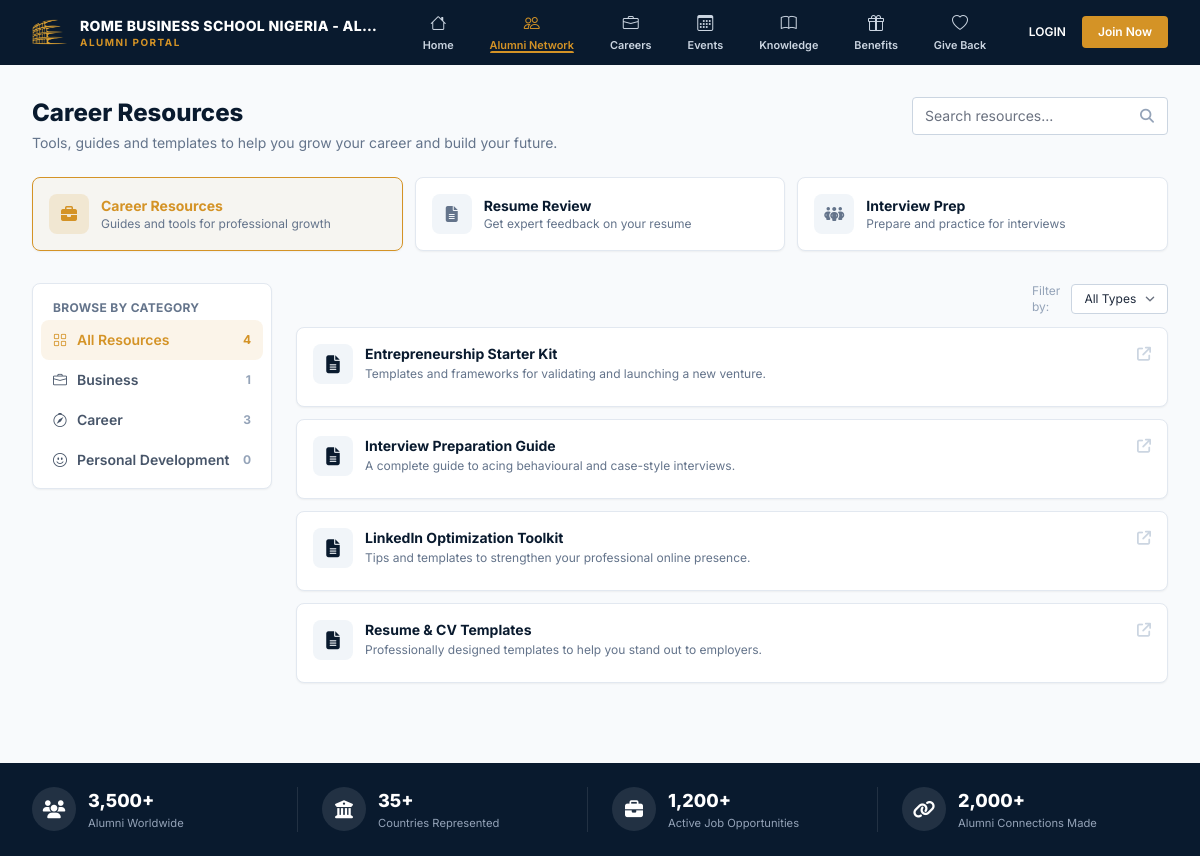
Page /resources on the committed database.
### tables this page shows
CREATE TABLE settings (
  setting_key VARCHAR(100) PRIMARY KEY,
  setting_value TEXT NULL
);

CREATE TABLE resources (
  id INT AUTO_INCREMENT PRIMARY KEY,
  title VARCHAR(200) NOT NULL,
  description VARCHAR(500) NULL,
  link VARCHAR(255) NULL,
  category VARCHAR(100) NULL,
  resource_type VARCHAR(50) NULL,
  read_time_minutes INT NULL,
  image VARCHAR(255) NULL,
  is_featured TINYINT(1) NOT NULL DEFAULT 0,
  difficulty ENUM('beginner','intermediate','advanced') NULL,
  created_at TIMESTAMP DEFAULT CURRENT_TIMESTAMP,
  updated_at TIMESTAMP DEFAULT CURRENT_TIMESTAMP ON UPDATE CURRENT_TIMESTAMP
);

### app/Views/resources/partials/resource_row.php (the view, shortened to what the rows shown need)
<div class="card p-4 relative">
  <a href="<?= e(url('resources/' . $res['id'])) ?>" class="absolute inset-0 z-0" aria-label="<?= e($res['title']) ?>"></a>
  <div class="flex items-start gap-3 pointer-events-none">
    <div class="w-10 h-10 rounded-lg bg-slate-100 text-primary-navy flex items-center justify-center text-lg flex-shrink-0"><i class="fa-solid <?= e(resource_type_icon($res['resource_type'])) ?>"></i></div>
    <div class="min-w-0 flex-1">
      <h4 class="text-sm font-bold text-primary-navy"><?= e($res['title']) ?></h4>
      <p class="text-xs text-slate-500 mt-0.5"><?= e($res['description']) ?></p>
    </div>
    <div class="flex items-center gap-3 flex-shrink-0 pointer-events-auto relative z-10">
      <a href="<?= e(url('resources/' . $res['id'])) ?>" class="text-sm text-slate-300 hover:text-gold" title="Open resource"><i class="fa-solid fa-arrow-up-right-from-square"></i></a>
    </div>
  </div>
</div>

### app/Views/resources/tabs/career.php (shortened to what the rows shown need)
<div class="flex flex-wrap items-start justify-between gap-4 mb-6">
  <div>
    <h1 class="text-2xl font-extrabold text-primary-navy">Career Resources</h1>
    <p class="text-sm text-slate-500 mt-1">Tools, guides and templates to help you grow your career and build your future.</p>
  </div>
  <div class="flex items-center gap-2 flex-shrink-0 w-full sm:w-auto">
    <form method="GET" action="<?= e(url('resources')) ?>" class="flex-1 sm:flex-initial">
      <div class="relative">
        <input type="text" name="q" value="<?= e($filters['q'] ?? '') ?>" placeholder="Search resources..." class="form-input !pr-9 w-full sm:w-64">
        <button type="submit" class="absolute right-3.5 top-1/2 -translate-y-1/2 text-slate-400 text-sm"><i class="fa-solid fa-magnifying-glass"></i></button>
      </div>
    </form>
  </div>
</div>
<?php require __DIR__ . '/../partials/tab_switcher.php'; ?>
<div class="grid grid-cols-1 lg:grid-cols-[240px_1fr] gap-6 items-start">
  <aside class="card p-2 lg:sticky lg:top-[calc(var(--header-height)+1rem)] lg:self-start">
    <h3 class="text-xs font-bold text-slate-500 uppercase tracking-wide px-3 pt-2 pb-1">Browse by Category</h3>
    <a href="<?= e(url('resources?tab=career') . '#resource-list') ?>" class="flex items-center justify-between gap-2 px-3 py-2.5 rounded-lg text-sm font-semibold <?= empty($filters['category']) ? 'bg-gold/10 text-gold' : 'text-slate-600 hover:bg-slate-50' ?>">
      <span class="flex items-center gap-2.5"><i class="bi bi-grid"></i> All Resources</span>
      <span class="text-xs font-bold <?= empty($filters['category']) ? 'text-gold' : 'text-slate-400' ?>"><?= (int) $totalCount ?></span>
    </a>
    <?php foreach (\App\Models\Resource::CAREER_CATEGORIES as $cat): $active = ($filters['category'] ?? '') === $cat; ?>
      <a href="<?= e(url('resources') . '?' . http_build_query(['tab' => 'career', 'category' => $cat]) . '#resource-list') ?>" class="flex items-center justify-between gap-2 px-3 py-2.5 rounded-lg text-sm font-semibold <?= $active ? 'bg-gold/10 text-gold' : 'text-slate-600 hover:bg-slate-50' ?>">
        <span class="flex items-center gap-2.5"><i class="bi <?= e(resource_category_icon($cat)) ?>"></i> <?= e($cat) ?></span>
        <span class="text-xs font-bold <?= $active ? 'text-gold' : 'text-slate-400' ?>"><?= (int) ($categoryCounts[$cat] ?? 0) ?></span>
      </a>
    <?php endforeach; ?>
  </aside>
  <div id="resource-list" class="scroll-mt-24">
    <div id="type-filter" class="flex items-center justify-end mb-3 scroll-mt-20">
      <form method="GET" action="<?= e(url('resources')) ?>" class="flex items-center gap-2">
        <label class="text-xs text-slate-400">Filter by:</label>
        <select name="type" onchange="this.form.submit()" class="form-input !py-1.5 text-xs">
          <option value="">All Types</option>
        </select>
      </form>
    </div>
    <div class="space-y-3">
      <?php foreach ($resources as $res): ?>
        <?php require __DIR__ . '/../partials/resource_row.php'; ?>
      <?php endforeach; ?>
    </div>
  </div>
</div>

### app/Core/Router.php (shortened to what the rows shown need)
<?php
class Router
{
    private array $routes = [];
    private function normalize(string $path): string
    {
        $path = rtrim($path, '/');
        return $path === '' ? '/' : $path;
    }
    private function add(string $method, string $path, string $handler): void
    {
        $path = $this->normalize($path);
        preg_match_all('#\{([a-zA-Z_]+)\}#', $path, $paramNames);
        $regex = preg_replace('#\{[a-zA-Z_]+\}#', '([^/]+)', $path);
        $regex = '#^' . $regex . '$#';
        $this->routes[] = [
            'method' => $method,
            'regex' => $regex,
            'handler' => $handler,
            'params' => $paramNames[1],
        ];
    }
    public function dispatch(string $method, string $uri): void
    {
        $uri = $this->normalize($uri);
        foreach ($this->routes as $route) {
            if ($route['method'] !== $method) {
                continue;
            }
            if (preg_match($route['regex'], $uri, $matches)) {
                array_shift($matches);
                $args = array_combine($route['params'], array_map('urldecode', $matches));
                [$controllerName, $action] = explode('@', $route['handler']);
                $controller = new $class();
                call_user_func_array([$controller, $action], $args);
                return;
            }
        }
    }
}

### app/Views/layouts/main.php (shortened to what the rows shown need)
<?php
$activeNav = $activeNav ?? '';
$authUser = Auth::user();
$footerSettings = Setting::all();
$unreadNotificationCount = $authUser ? Notification::unreadCount((int) $authUser['id']) : 0;
$networkFamily = ['directory', 'connections', 'feed', 'messages', 'mentorship', 'businesses', 'cohorts', 'map', 'spotlight', 'news', 'resources'];
$isNetworkActive = in_array($activeNav, $networkFamily, true);
$isCareersActive = $activeNav === 'jobs';
$cohortBadge = null;
?>
<!DOCTYPE html>
<html lang="en">
<head>
  <link rel="stylesheet" href="https://cdnjs.cloudflare.com/ajax/libs/font-awesome/6.4.0/css/all.min.css">
  <link rel="stylesheet" href="https://cdn.jsdelivr.net/npm/bootstrap-icons@1.11.3/font/bootstrap-icons.min.css">
  <link rel="stylesheet" href="<?= e(versioned_asset('css/app.css')) ?>">
</head>
<body class="pb-16 lg:pb-0 flex flex-col min-h-screen">
  <header class="bg-[var(--header-bg)] border-b border-black/5 sticky top-0 z-50">
    <div class="max-w-[1400px] mx-auto px-4 md:px-8">
      <div class="flex items-center justify-between h-[var(--header-height)] gap-4">
        <a href="<?= e(url('/')) ?>" class="flex items-center gap-3 flex-shrink-0 min-w-0">
          <img src="<?= e(Setting::get('site_logo', asset('uploads/branding/rbs-logo.png'))) ?>" alt="<?= e(Setting::get('site_name', 'Rome Business School Nigeria')) ?> Logo" class="w-9 h-9 object-contain flex-shrink-0">
          <div class="leading-tight min-w-0">
            <div class="text-[var(--header-text)] font-extrabold text-[0.65rem] lg:text-sm tracking-wide uppercase lg:truncate max-w-[130px] lg:max-w-[300px]"><?= e(Setting::get('site_name', 'Rome Business School Nigeria')) ?></div>
            <div class="text-gold text-[0.6rem] lg:text-[0.62rem] font-bold tracking-[0.15em] uppercase">Alumni Portal</div>
          </div>
        </a>
        <nav class="hidden lg:flex items-stretch gap-1 flex-1 justify-center">
          <a href="<?= e(url('/')) ?>" class="top-pill h-full <?= $activeNav === 'home' ? 'active' : '' ?>">
            <i class="bi bi-house"></i><span>Home</span>
          </a>
          <?php if (\App\Models\PageVisibility::shouldShowInNav('directory', $authUser) && !\App\Core\Auth::isRecruiter()): ?>
          <div class="relative group h-full" data-mega-group>
            <button class="top-pill h-full <?= $isNetworkActive ? 'active' : '' ?>">
              <i class="bi bi-people"></i><span>Alumni Network</span>
            </button>
          </div>
          <?php endif; ?>
          <?php if (\App\Models\PageVisibility::shouldShowInNav('jobs', $authUser)): ?>
          <div class="relative group h-full" data-mega-group>
            <button class="top-pill h-full <?= $isCareersActive ? 'active' : '' ?>">
              <i class="bi bi-briefcase"></i><span>Careers</span>
            </button>
          </div>
          <?php endif; ?>
          <?php if (\App\Models\PageVisibility::shouldShowInNav('events', $authUser)): ?>
          <div class="relative group h-full" data-mega-group>
            <button class="top-pill h-full <?= $activeNav === 'events' ? 'active' : '' ?>">
              <i class="bi bi-calendar3"></i><span>Events</span>
            </button>
          </div>
          <?php endif; ?>
          <?php if (\App\Models\PageVisibility::shouldShowInNav('knowledge', $authUser)): ?>
          <div class="relative group h-full" data-mega-group>
            <button class="top-pill h-full <?= $activeNav === 'knowledge' ? 'active' : '' ?>">
              <i class="bi bi-book"></i><span>Knowledge</span>
            </button>
          </div>
          <?php endif; ?>
          <?php if (\App\Models\PageVisibility::shouldShowInNav('benefits', $authUser)): ?>
          <div class="relative group h-full" data-mega-group>
            <button class="top-pill h-full <?= $activeNav === 'benefits' ? 'active' : '' ?>">
              <i class="bi bi-gift"></i><span>Benefits</span>
            </button>
          </div>
          <?php endif; ?>
          <?php if (\App\Models\PageVisibility::shouldShowInNav('give', $authUser)): ?>
            <div class="relative h-full">
              <a href="<?= e(url('give')) ?>" class="top-pill h-full hover:!text-gold hover:!bg-white/10 <?= $activeNav === 'give' ? 'active' : '' ?>">
                <i class="bi bi-heart"></i><span>Give Back</span>
              </a>
            </div>
          <?php endif; ?>
        </nav>
        <div class="flex items-center gap-4 flex-shrink-0">
          <?php if ($authUser): ?>
            <a href="<?= e(url('notifications')) ?>" class="relative text-[var(--header-text)] hover:text-gold" id="notification-bell">
              <i class="fa-regular fa-bell text-lg"></i>
              <span id="notification-badge" class="absolute -top-1.5 -right-2 bg-gold text-white text-[0.6rem] font-bold w-4 h-4 rounded-full flex items-center justify-center <?= $unreadNotificationCount > 0 ? '' : 'hidden' ?>"><?= min(9, $unreadNotificationCount) ?><?= $unreadNotificationCount > 9 ? '+' : '' ?></span>
            </a>
            <div class="relative group">
              <button class="flex items-center gap-2.5">
                <?= avatar_html($authUser, 'w-9 h-9 border-2 border-[var(--header-text)]') ?>
                <span class="hidden md:block text-left leading-tight">
                  <span class="block text-[var(--header-text)] text-xs font-bold truncate max-w-[110px]"><?= e($authUser['name']) ?></span>
                  <?php if ($cohortBadge): ?><span class="block text-gold text-[0.65rem] font-semibold"><?= e($cohortBadge) ?></span><?php endif; ?>
                </span>
                <i class="fa-solid fa-angle-down text-[0.65rem] text-[var(--header-text)] opacity-60"></i>
              </button>
              <div class="absolute right-0 top-full pt-2 hidden group-hover:block z-40">
                <div class="bg-white min-w-[180px] shadow-lg rounded-md border border-slate-200 py-2">
                  <div class="px-4 py-1.5 text-xs font-semibold text-primary-navy truncate"><?= e($authUser['name']) ?></div>
                  <a href="<?= e(url('profile/edit')) ?>" class="block px-4 py-2 text-xs text-slate-700 hover:bg-slate-50 hover:text-gold">Edit Profile</a>
                  <?php if ($authUser['role'] === 'admin'): ?>
                    <a href="<?= e(url('admin/dashboard')) ?>" class="block px-4 py-2 text-xs text-slate-700 hover:bg-slate-50 hover:text-gold">Admin Panel</a>
                  <?php endif; ?>
                  <?php if (in_array($authUser['role'], ['admin', 'editor'], true)): ?>
                    <a href="<?= e(url('admin/register-alumni')) ?>" class="block px-4 py-2 text-xs text-slate-700 hover:bg-slate-50 hover:text-gold">Register Alumni</a>
                  <?php endif; ?>
                  <form method="POST" action="<?= e(url('logout')) ?>">
                    <?= csrf_field() ?>
                    <button type="submit" class="w-full text-left px-4 py-2 text-xs text-slate-700 hover:bg-slate-50 hover:text-gold">Logout</button>
                  </form>
                </div>
              </div>
            </div>
          <?php else: ?>
            <a href="<?= e(url('login')) ?>" class="text-xs font-semibold text-[var(--header-text)] hover:text-gold uppercase hidden sm:inline">Login</a>
            <a href="<?= e(url('register')) ?>" class="btn-gold !px-4 !py-2 text-xs hidden sm:inline-block">Join Now</a>
          <?php endif; ?>
        </div>
      </div>
    </div>
  </header>
  <main class="flex-1">
    <?= $content ?>
  </main>
  <footer class="bg-primary-navy text-white mt-12 py-6">
    <div class="max-w-[1280px] mx-auto px-4 md:px-8 grid grid-cols-2 md:grid-cols-4 gap-6">
      <div class="flex items-center gap-3 md:border-r md:border-white/10">
        <div class="w-11 h-11 rounded-full bg-white/10 flex items-center justify-center text-lg flex-shrink-0"><i class="fa-solid fa-users"></i></div>
        <div>
          <h3 class="text-lg font-extrabold"><?= e($footerSettings['metric_alumni'] ?? '') ?></h3>
          <p class="text-[0.7rem] text-slate-400">Alumni Worldwide</p>
        </div>
      </div>
      <div class="flex items-center gap-3 md:border-r md:border-white/10">
        <div class="w-11 h-11 rounded-full bg-white/10 flex items-center justify-center text-lg flex-shrink-0"><i class="fa-solid fa-building-columns"></i></div>
        <div>
          <h3 class="text-lg font-extrabold"><?= e($footerSettings['metric_countries'] ?? '') ?></h3>
          <p class="text-[0.7rem] text-slate-400">Countries Represented</p>
        </div>
      </div>
      <div class="flex items-center gap-3 md:border-r md:border-white/10">
        <div class="w-11 h-11 rounded-full bg-white/10 flex items-center justify-center text-lg flex-shrink-0"><i class="fa-solid fa-briefcase"></i></div>
        <div>
          <h3 class="text-lg font-extrabold"><?= e($footerSettings['metric_jobs'] ?? '') ?></h3>
          <p class="text-[0.7rem] text-slate-400">Active Job Opportunities</p>
        </div>
      </div>
      <div class="flex items-center gap-3">
        <div class="w-11 h-11 rounded-full bg-white/10 flex items-center justify-center text-lg flex-shrink-0"><i class="fa-solid fa-link"></i></div>
        <div>
          <h3 class="text-lg font-extrabold"><?= e($footerSettings['metric_connections'] ?? '') ?></h3>
          <p class="text-[0.7rem] text-slate-400">Alumni Connections Made</p>
        </div>
      </div>
    </div>
  </footer>
</body>
</html>

### rows in the picture
settings: setting_value "ROME BUSINESS SCHOOL NIGERIA - AL…"
resources: title "Entrepreneurship Starter Kit", description "Templates and frameworks for validating and launching a new venture."
resources: title "Interview Preparation Guide", description "A complete guide to acing behavioural and case-style interviews."
resources: title "LinkedIn Optimization Toolkit", description "Tips and templates to strengthen your professional online presence."
resources: title "Resume & CV Templates", description "Professionally designed templates to help you stand out to employers."

### other values in the picture
$t['label'] "Career Resources"
$t['desc'] "Guides and tools for professional growth"
$t['label'] "Resume Review"
$t['desc'] "Get expert feedback on your resume"
$t['label'] "Interview Prep"
$t['desc'] "Prepare and practice for interviews"
$totalCount "4"
$cat "Business"
$categoryCounts[$cat] "1"
$cat "Career"
$categoryCounts[$cat] "3"
$cat "Personal Development"
$categoryCounts[$cat] "0"
$footerSettings['metric_alumni'] "3,500+"
$footerSettings['metric_countries'] "35+"
